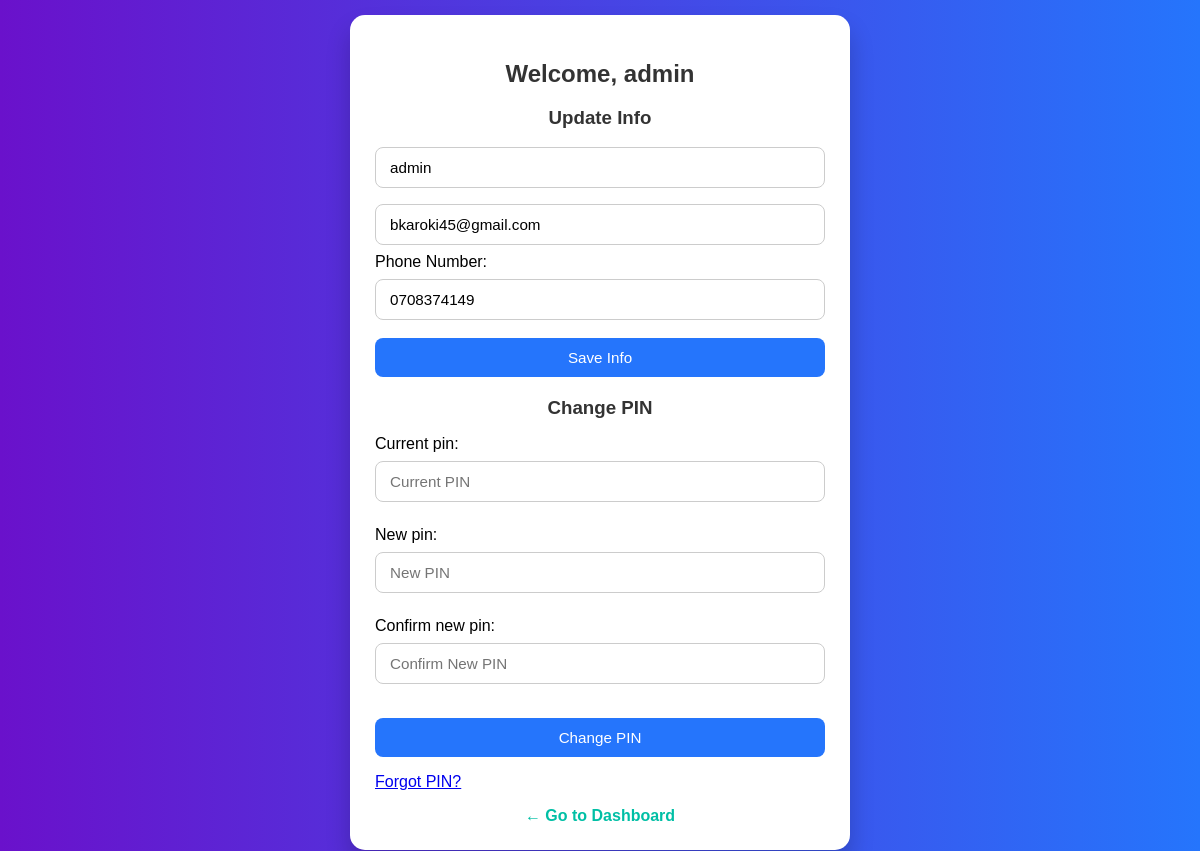
The page /user/profile/ (signed in) on the database its author committed.
### user/models.py (models this page shows, shortened)
class CustomUser(AbstractUser):
    phone = models.CharField(max_length=15, null=True, blank=True, unique=False)
    email = models.EmailField(unique=True, blank=False, null=False)  # ✅ make email unique
    referral_code = models.CharField(max_length=10, blank=True, unique=True)
    referred_by = models.ForeignKey(
        'self',
        null=True,
        blank=True,
        on_delete=models.SET_NULL,
        related_name='referrals'
    )

### user/views.py (the view, shortened to what this page needs)
# urls.py: path('profile/', views.profile, name='profile'),
@login_required
def profile(request):
    user = request.user
    pin_obj = TransactionPIN.objects.filter(user=user).first()
    set_form = SetNewPINForm()
    change_form = ChangePINForm()
    context = {
        "user": user,
        "pin_obj": pin_obj,
        "set_form": set_form,
        "change_form": change_form if pin_obj else None,
    }
    return render(request, "user/profile.html", context)

### user/forms.py (shortened to what this page needs)
class SetNewPINForm(forms.Form):
    pin = forms.CharField(
        widget=forms.PasswordInput(attrs={'placeholder': 'Enter new PIN'}),
        max_length=6,
        min_length=4,
        label="New PIN"
    )
    confirm_pin = forms.CharField(
        widget=forms.PasswordInput(attrs={'placeholder': 'Confirm new PIN'}),
        max_length=6,
        min_length=4,
        label="Confirm PIN"
    )

class ChangePINForm(forms.Form):
    current_pin = forms.CharField(
        widget=forms.PasswordInput(attrs={'placeholder': 'Current PIN'}),
        max_length=6, min_length=4
    )
    new_pin = forms.CharField(
        widget=forms.PasswordInput(attrs={'placeholder': 'New PIN'}),
        max_length=6, min_length=4
    )
    confirm_new_pin = forms.CharField(
        widget=forms.PasswordInput(attrs={'placeholder': 'Confirm New PIN'}),
        max_length=6, min_length=4
    )

### user/templates/user/profile.html (shortened to what this page needs)
{% load static %}
<!DOCTYPE html>
<html>
<head>
    <link rel="stylesheet" href="{% static 'styles/profile.css' %}">
</head>
<body>
<div class="profile-container">
    <h2>Welcome, {{ user.username }}</h2>
    <div class="profile-card">
        <form method="POST">
            <h3>Update Info</h3>
            <input type="text" name="username" value="{{ user.username }}" placeholder="Username">
            <input type="email" name="email" value="{{ user.email }}" placeholder="Email">
            <label>Phone Number:</label>
            <input type="text" name="phone" value="{{ user.phone|default:'' }}" placeholder="e.g. 0712345678">
            <button type="submit" name="update_profile">
                Save Info
            </button>
        </form>
    </div>
    <div class="pin-section">
        {% if not pin_obj %}
            <h3>Set Your PIN</h3>
            <form method="POST">
                {% csrf_token %}
                {{ set_form.as_p }}
                <button type="submit" name="set_pin">
                    Set PIN
                </button>
            </form>
        {% else %}
            <h3>Change PIN</h3>
            <form method="POST">
                {{ change_form.as_p }}
                <button type="submit" name="change_pin">
                    Change PIN
                </button>
            </form>
            <p>
                <a href="{% url 'user:forgot_pin_request' %}">
                    Forgot PIN?
                </a>
            </p>
        {% endif %}
    </div>
    <div class="return-dashboard">
        <a href="{% url 'user:dashboard' %}" class="btn-dashboard">
            ← Go to Dashboard
        </a>
    </div>
</div>
</body>
</html>

### static/styles/profile.css (style rules this page uses)
* { box-sizing: border-box; }
body { font-family: 'Poppins', sans-serif; background: linear-gradient(to right, #6a11cb, #2575fc); margin: 0; padding: 15px; min-height: 100vh; display: flex; justify-content: center; align-items: center; }
.profile-container { width: 100%; max-width: 500px; background: white; border-radius: 15px; padding: 25px; box-shadow: 0 15px 25px rgba(0,0,0,0.2); animation: fadeIn 0.8s ease-in-out; }
h2, h3 { text-align: center; color: #333; margin-bottom: 10px; }
input { width: 100%; padding: 11px 14px; margin: 8px 0; border-radius: 8px; border: 1px solid #ccc; font-size: 0.95rem; transition: 0.3s; }
button { width: 100%; padding: 11px; margin-top: 10px; background: #2575fc; color: white; border: none; border-radius: 8px; font-size: 0.95rem; cursor: pointer; transition: 0.3s; }
.pin-section { margin-top: 20px; }
.return-dashboard { text-align: center; margin-top: 15px; }
.return-dashboard .btn-dashboard { color: #00bfa5; text-decoration: none; font-weight: 600; transition: 0.3s; }

### rows shown on the page
CustomUser: username "admin", email "bkaroki45@gmail.com", phone "0708374149"
